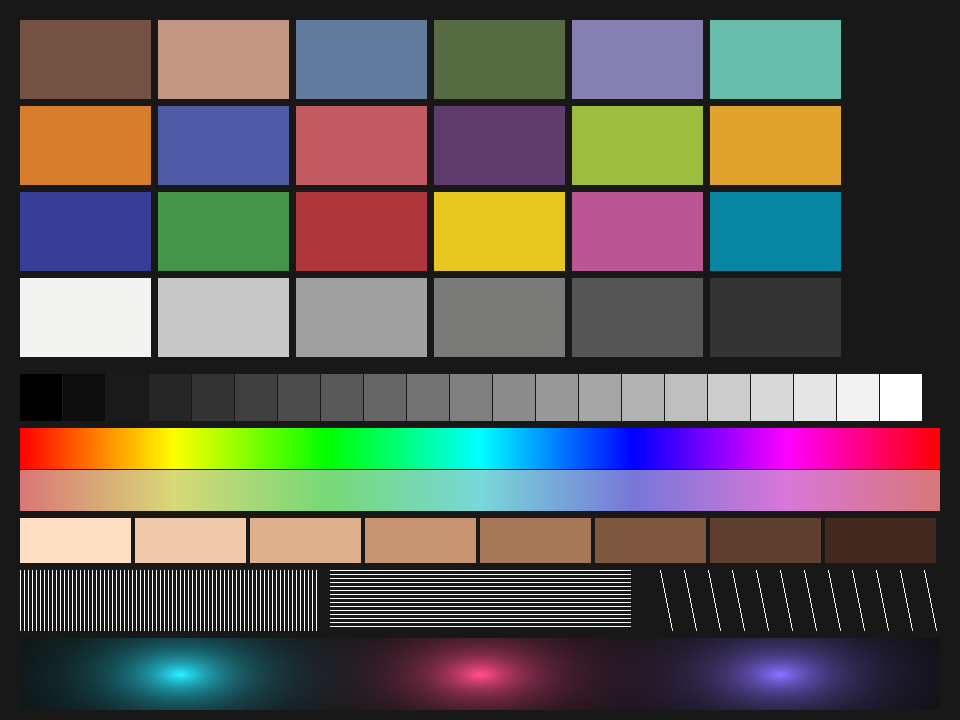
#> input picture tests/testchart.png, 960 x 720 px; its folder holds only this picture in this run
$ python -i quant.py   (imports and definitions only)
#> lines starting #> are read from the running program, lines starting #| are printed output that depends on the picture
"""Квантование цвета: подбор ближайшего блока и дизеринг.

Почему старый вариант выглядел плохо. Палитра краскопульта — 40 цветов,
и они «кривые»: сетка 10 оттенков x 4 яркости, где нет ни приглушённых
тонов, ни тёмно-серых с оттенком. Дизеринг Флойда из Pillow работает в
sRGB, а сумма ошибок в sRGB не соответствует тому, что видит глаз: тени
уходят в грязь, а светлые участки — в кислотный цвет.

Что здесь сделано иначе:

* весь подбор и вся диффузия ошибки идут в **OKLab**, где евклидово
  расстояние близко к воспринимаемой разнице цвета;
* ось яркости можно взвесить отдельно (`lum_weight`) — глаз прощает сдвиг
  оттенка, но не прощает сдвиг светлоты, и при весе 1.5-2 картинка
  становится заметно «честнее»;
* диффузия ошибки идёт **змейкой** (нечётные строки справа налево), что
  убирает характерные диагональные «червячки» Флойда;
* кроме Флойда есть ядра Джарвиса, Стакки, Аткинсона, Сьерры и Бёркса —
  они распределяют ошибку шире и на сложных фото дают меньше шума;
* вместо решётки Байера доступен **синий шум**: та же упорядоченная маска,
  но без регулярного узора, который в блоках читается как клетка;
* сила дизеринга регулируется — на 0.6-0.8 шума заметно меньше, а
  полутона ещё держатся.

Ближайший цвет ищется через cKDTree, а для последовательных проходов
(диффузия ошибки — она по своей природе пиксель за пикселем) заранее
строится таблица подстановки по сетке OKLab: тогда внутренний цикл
делает одно обращение по индексу вместо перебора всей палитры.
"""

from __future__ import annotations

import os
from dataclasses import dataclass, field

import numpy as np

try:
    from scipy.spatial import cKDTree
except ImportError:  # без scipy обойдёмся перебором
    cKDTree = None

DATA_DIR = os.path.join(os.path.dirname(os.path.dirname(os.path.abspath(__file__))), "data")

# ── цветовое пространство ────────────────────────────────────────────────────


def srgb_to_linear(rgb: np.ndarray) -> np.ndarray:
    c = np.asarray(rgb, dtype=np.float32) / 255.0
    return np.where(c <= 0.04045, c / 12.92, ((c + 0.055) / 1.055) ** 2.4)


# [4 lines left out: function linear_to_srgb, not called in this run]


_M1 = np.array(
    [
        [0.4122214708, 0.5363325363, 0.0514459929],
        [0.2119034982, 0.6806995451, 0.1073969566],
        [0.0883024619, 0.2817188376, 0.6299787005],
    ],
    dtype=np.float32,
)
_M2 = np.array(
    [
        [0.2104542553, 0.7936177850, -0.0040720468],
        [1.9779984951, -2.4285922050, 0.4505937099],
        [0.0259040371, 0.7827717662, -0.8086757660],
    ],
    dtype=np.float32,
)
_M2_INV = np.linalg.inv(_M2).astype(np.float32)
_M1_INV = np.linalg.inv(_M1).astype(np.float32)


def linear_to_oklab(lin: np.ndarray) -> np.ndarray:
    lms = lin @ _M1.T
    return np.cbrt(np.maximum(lms, 0.0)) @ _M2.T


def oklab_to_linear(lab: np.ndarray) -> np.ndarray:
    lms = lab @ _M2_INV.T
    return (lms ** 3) @ _M1_INV.T


def to_oklab(rgb: np.ndarray) -> np.ndarray:
    """sRGB uint8 (..., 3) -> OKLab float32."""
    return linear_to_oklab(srgb_to_linear(rgb)).astype(np.float32)


def oklab_to_srgb(lab: np.ndarray) -> np.ndarray:
    return linear_to_srgb(oklab_to_linear(lab.astype(np.float32)))


# ── палитра ──────────────────────────────────────────────────────────────────


@dataclass
class Palette:
    """Набор доступных «материалов»: цвет + чем он получается в игре.

    `rgb` — средний цвет варианта. Но текстура блока растянута на `tiling`
    блоков, поэтому один и тот же вариант в разных местах постройки
    выглядит по-разному. `cells` хранит настоящий цвет каждого варианта в
    каждой позиции: (P, P, N, 3), где P — общий период набора в блоках.
    Позиция берётся по ЛОКАЛЬНЫМ координатам чертежа, а не по клетке
    картинки, — проверено снимком из игры.
    """

    rgb: np.ndarray                      # (N, 3) uint8 — средний цвет
    paint: list[str] = field(default_factory=list)   # hex краски
    block: list[str] = field(default_factory=list)   # uuid блока
    cells: np.ndarray | None = None      # (P, P, N, 3) uint8 — цвет по позициям
    period: int = 1                      # P

    # [18 lines left out: function __post_init__, not called in this run]

    def __len__(self) -> int:
        return len(self.rgb)

    # ── узор: цвет варианта в конкретной позиции ─────────────────────────

    # [158 lines left out: functions patterned, cell_lab, residues, shown, lab, _tree and 4 more, not called in this run]


# границы куба OKLab, в который укладываются все реальные цвета sRGB
_LUT_LO = np.array([0.0, -0.30, -0.32], dtype=np.float32)
_LUT_HI = np.array([1.0, 0.30, 0.20], dtype=np.float32)
_LUT_N = 64


# [11 lines left out: function _lut, not called in this run]


# ── ядра диффузии ошибки ─────────────────────────────────────────────────────
# (dx, dy, вес). Ошибка уходит только вперёд по ходу обхода.

KERNELS: dict[str, tuple[list[tuple[int, int, float]], float]] = {
    "fs": ([(1, 0, 7), (-1, 1, 3), (0, 1, 5), (1, 1, 1)], 16),
    "jarvis": (
        [(1, 0, 7), (2, 0, 5),
         (-2, 1, 3), (-1, 1, 5), (0, 1, 7), (1, 1, 5), (2, 1, 3),
         (-2, 2, 1), (-1, 2, 3), (0, 2, 5), (1, 2, 3), (2, 2, 1)], 48),
    "stucki": (
        [(1, 0, 8), (2, 0, 4),
         (-2, 1, 2), (-1, 1, 4), (0, 1, 8), (1, 1, 4), (2, 1, 2),
         (-2, 2, 1), (-1, 2, 2), (0, 2, 4), (1, 2, 2), (2, 2, 1)], 42),
    "burkes": (
        [(1, 0, 8), (2, 0, 4),
         (-2, 1, 2), (-1, 1, 4), (0, 1, 8), (1, 1, 4), (2, 1, 2)], 32),
    "sierra": (
        [(1, 0, 5), (2, 0, 3),
         (-2, 1, 2), (-1, 1, 4), (0, 1, 5), (1, 1, 4), (2, 1, 2),
         (-1, 2, 2), (0, 2, 3), (1, 2, 2)], 32),
    "atkinson": ([(1, 0, 1), (2, 0, 1), (-1, 1, 1), (0, 1, 1), (1, 1, 1), (0, 2, 1)], 8),
}

KERNEL_TITLES = {
    "fs": "Флойд–Стейнберг — классика, мелкое зерно",
    "jarvis": "Джарвис — мягче, шире разброс",
    "stucki": "Стакки — чище Джарвиса",
    "burkes": "Бёркс — быстрый компромисс",
    "sierra": "Сьерра — спокойное зерно",
    "atkinson": "Аткинсон — контрастный, «маковский»",
}

ORDERED = {"bayer": "Байер 8×8 — регулярная сетка", "bluenoise": "Синий шум — без узора"}
METHODS = {"none": "Без дизеринга — плоские заливки", **KERNEL_TITLES, **ORDERED}


# ── упорядоченные маски ──────────────────────────────────────────────────────

_BAYER8 = np.array(
    [[0, 32, 8, 40, 2, 34, 10, 42], [48, 16, 56, 24, 50, 18, 58, 26],
     [12, 44, 4, 36, 14, 46, 6, 38], [60, 28, 52, 20, 62, 30, 54, 22],
     [3, 35, 11, 43, 1, 33, 9, 41], [51, 19, 59, 27, 49, 17, 57, 25],
     [15, 47, 7, 39, 13, 45, 5, 37], [63, 31, 55, 23, 61, 29, 53, 21]],
    dtype=np.float32,
) / 63.0

_bluenoise_cache: np.ndarray | None = None


# [261 lines left out: functions bluenoise_mask, _mask, quantize, _typical_step, _ordered, _diffuse and 1 more, not called in this run]


def perceived_error(src_rgb: np.ndarray, out_rgb: np.ndarray,
                    mask: np.ndarray | None = None, radius: int = 2) -> float:
    """Ошибка «как видно с расстояния».

    Считать ошибку по каждому пикселю для дизеринга бессмысленно: он нарочно
    ставит рядом два неточных цвета, чтобы глаз смешал их в верный. Поэтому
    честный замер — усреднить и оригинал, и результат по небольшому окну
    (примерно так их смешивает глаз, когда постройка не в упор) и только
    потом сравнить в OKLab.
    """
    try:
        from scipy.ndimage import uniform_filter
    except ImportError:
        return mean_error_rgb(src_rgb, out_rgb, mask)

    size = radius * 2 + 1
    a = linear_to_oklab(srgb_to_linear(src_rgb))
    b = linear_to_oklab(srgb_to_linear(out_rgb))
    if mask is not None:
        weight = uniform_filter(mask.astype(np.float32), size=size, mode="nearest")
        a = np.stack([uniform_filter(a[..., i] * mask, size=size, mode="nearest") for i in range(3)], -1)
        b = np.stack([uniform_filter(b[..., i] * mask, size=size, mode="nearest") for i in range(3)], -1)
        good = weight > 0.2
        a = a[good] / weight[good][:, None]
        b = b[good] / weight[good][:, None]
    else:
        a = np.stack([uniform_filter(a[..., i], size=size, mode="nearest") for i in range(3)], -1)
        b = np.stack([uniform_filter(b[..., i], size=size, mode="nearest") for i in range(3)], -1)

    dist = np.sqrt(((a - b) ** 2).sum(axis=-1))
    return float(dist.mean()) if dist.size else 0.0


# [28 lines left out: functions mean_error_rgb, mean_error, not called in this run]

>>> import cv2
>>> picture = cv2.imread('../tests/testchart.png', cv2.IMREAD_GRAYSCALE)
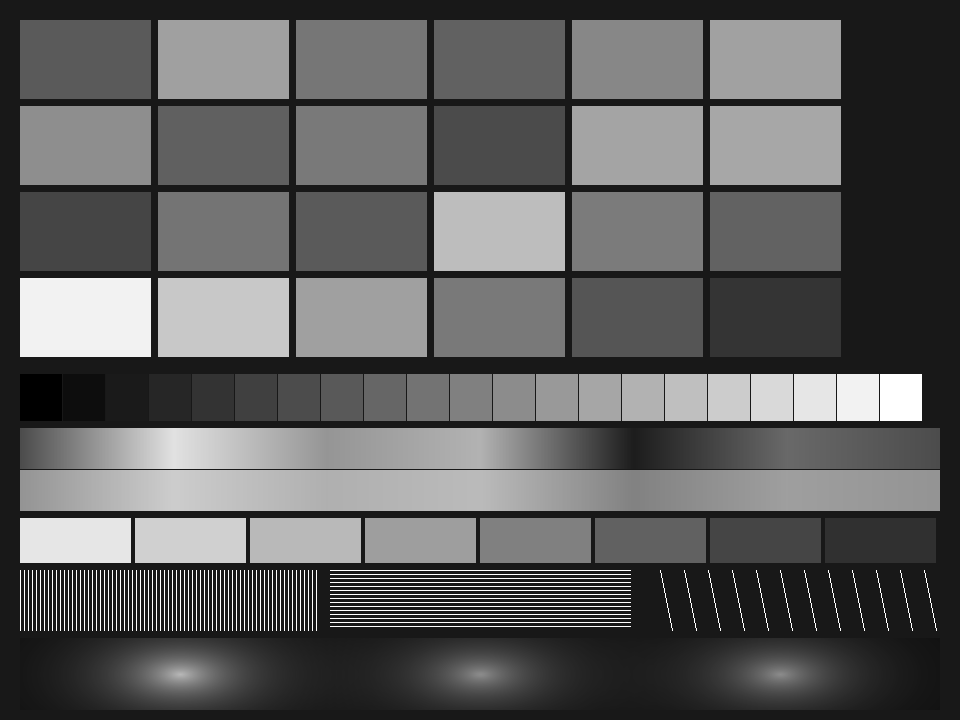
#> picture: shape (720, 960); min 0, max 255, mean 93.4
>>> result = perceived_error(picture, 'out.png')
#> in srgb_to_linear, `return np.where(c <= 0.04045, c / 12.92, ((c + 0.055) / 1.055) ** 2.4)`:
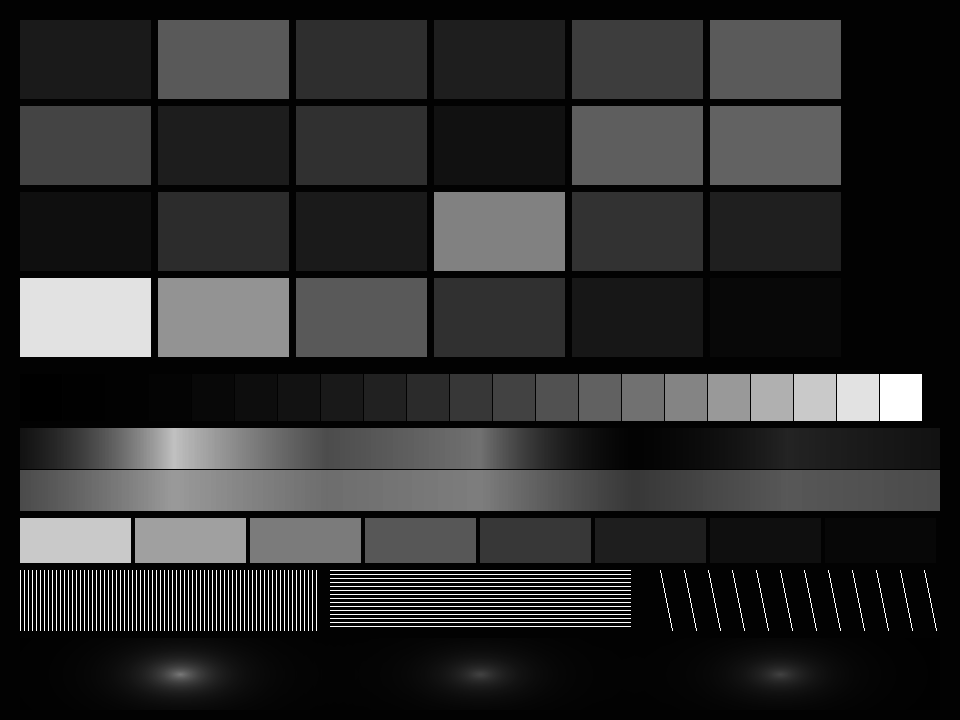
#> returned value: shape (720, 960) float32; min 0, max 1, mean 0.186
#> (the run stopped early here; a loop or call above may not have finished)
